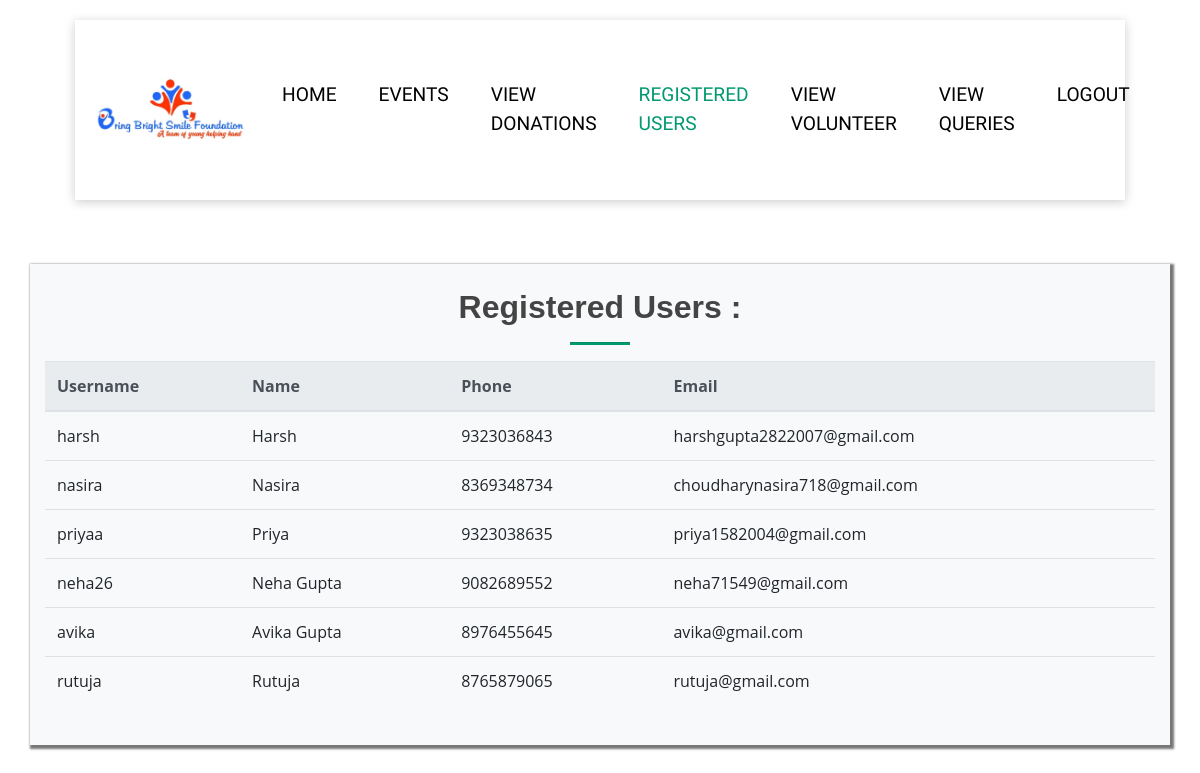
/registeredusers.php, run on the app's committed database.
### tables this page shows
CREATE TABLE `users` (
  `id` int(11) NOT NULL,
  `image` varchar(400) NOT NULL,
  `name` varchar(30) NOT NULL,
  `phone` varchar(10) NOT NULL,
  `email` varchar(50) NOT NULL,
  `username` varchar(15) NOT NULL,
  `password` varchar(15) NOT NULL,
  `code` varchar(10) NOT NULL,
  `updated_time` timestamp NOT NULL DEFAULT current_timestamp() ON UPDATE current_timestamp()
);

### registeredusers.php (the view, shortened to what this page needs)
<!DOCTYPE html>
<html lang="en">
<head>
    <link rel="stylesheet" href="https://stackpath.bootstrapcdn.com/bootstrap/4.5.2/css/bootstrap.min.css">
    <link rel="stylesheet" type="text/css" href="style.css">
    <link href="https://unpkg.com/aos@2.3.1/dist/aos.css" rel="stylesheet">
    <link rel="stylesheet" type="text/css" href="add.css">
    <link href="boxicons/css/boxicons.min.css" rel="stylesheet">
    <link rel="stylesheet" href="fontawesome/css/all.css">
</head>
<body>
    <div class="container-fluid menu">
        <nav class="navbar navbar-expand-lg my-navbar">
            <a class="navbar-brand " href="./donations.php"><img src="./images/website-favicon.png" height="150" width='150' alt="" loading="lazy"></a>
            <div class="collapse navbar-collapse" id="navbarSupportedContent">
                <ul class="navbar-nav ml-auto">
                    <li class="nav-item ">
                        <a class="nav-link" href="./adminpage.php">Home</a>
                    </li>
                    <li class="nav-item dropdown">
                        <a class="nav-link dropdown-toggle" href="#" id="navbarDropdown" role="button" data-toggle="dropdown" aria-haspopup="true" aria-expanded="false"> Events </a>
                    </li>
                    <li class="nav-item">
                        <a class="nav-link " href="./donations.php">View Donations</a>
                    </li>
                    <li class="nav-item">
                        <a href="./registeredusers.php" class="nav-link active">Registered Users</a>
                    </li>
                    <li class="nav-item">
                        <a class="nav-link " href="./viewvolunteer.php">View Volunteer</a>
                    </li>
                    <li class="nav-item">
                        <a class="nav-link " href="./contactqueries.php">View Queries</a>
                    </li>
                    <li class="nav-item">
                        <a href="./adminlogin.php" class="nav-link">Logout</a>
                    </li>
                </ul>
            </div>
        </nav>
    </div>
    <section>
        <div class="container py-4 my-4 bg-light" style="box-shadow: 2px 2px 2px 2px #777;">
            <?php
            $conn = mysqli_connect("localhost", "root", "", "ngo");
            $sql = "SELECT * FROM users ";
            $result = mysqli_query($conn, $sql);
            if (mysqli_num_rows($result) > 0) {
            ?>
                <h2 style="text-align : center; font-weight: bold;">Registered Users :
                    <hr class="internship-green-hr">
                </h2>
                <table class="table table-hover">
                    <thead class="thead-light">
                        <?php echo "<tr><th>Username</th><th>Name</th><th>Phone</th><th>Email</th></tr>"; ?></thread>
                    <?php while ($row = mysqli_fetch_assoc($result)) {
                        echo "<tr><td>" . $row["username"] . "</td><td>" . $row["name"] . "</td><td>" . $row["phone"] . "</td><td>" . $row["email"] . "</td></tr>";
                    }
                    echo "</table>";
                } else {
                    echo "No Users found";
                }
                    ?>
        </div>
    </section>
</body>
</html>

### style.css (style rules this page uses)
html, body { height: 100%; width: 100%; color: #222; }
h1, h2, h3, h4, h5, h6 { font-family: 'Raleway', sans-serif; }
body { font-family: 'Open Sans', sans-serif; color: #444444; }
a { color: #009970; }
* { scroll-behavior: smooth; }
.internship-green-hr { width: 60px; display: block; height: 2px; background: #009970; }
section { padding: 60px 0; overflow: hidden; }

### add.css (style rules this page uses)
.menu { position: relative; width: 90%; z-index: 9999; }
.my-navbar { width: 100%; padding: 10px 20px; background-color: white; position: absolute; top: 20px; left: 0; z-index: 999; box-shadow: 0px 2px 10px rgba(0, 0, 0, 0.2); }
.nav-item .nav-link { font-family: 'Oswald', sans-serif; font-size: 15px; font-weight: 300; text-transform: uppercase; margin: 0px 10px; position: relative; color: black; }
.nav-item .nav-link:before { position: absolute; left: 0; content: ''; bottom: 0; width: 100%; height: 2px; transform: scaleX(0); transform-origin: left; background-color: #009970; transition: 0.5s; }
.navbar-brand { text-transform: capitalize; font-size: 35px; color: #2f3542; font-style: italic; font-family: 'Oswald', sans-serif; font-weight: bold; }
.nav-item .active { color: #009970; }
.navbar { padding: 0.8ren; position: relative; width: 100%; z-index: 9999; }
.navbar-nav li { padding: 3px; }
.nav-link { font-size: 1.2em !important; }
.nav-item .nav-link:after { position: absolute; top: 0; left: 0; bottom: 100%; height: 1px; transform: scaleX(0); transition: 0.5s; content: ''; transform-origin: left; background-color: white; }
.navbar-brand { text-transform: capitalize; font-size: 35px; color: black; }

### data on the page
users: username "harsh", name "Harsh", phone "9323036843", email "harshgupta2822007@gmail.com"
users: username "nasira", name "Nasira", phone "8369348734", email "choudharynasira718@gmail.com"
users: username "priyaa", name "Priya", phone "9323038635", email "priya1582004@gmail.com"
users: username "neha26", name "Neha Gupta", phone "9082689552", email "neha71549@gmail.com"
users: username "avika", name "Avika Gupta", phone "8976455645", email "avika@gmail.com"
users: username "rutuja", name "Rutuja", phone "8765879065", email "rutuja@gmail.com"
